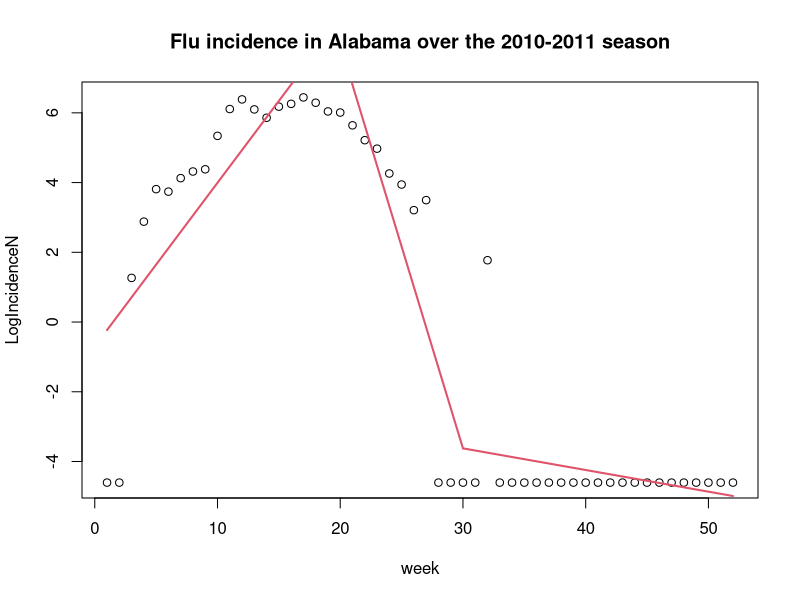
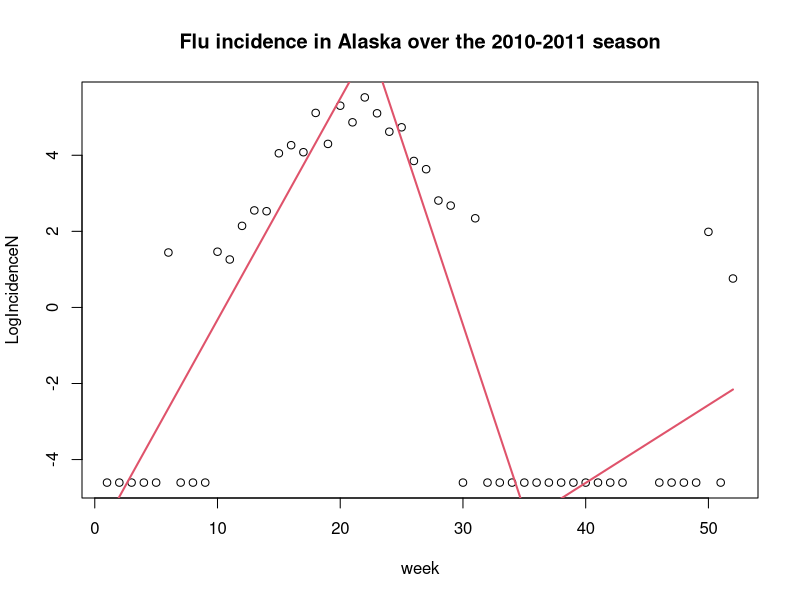
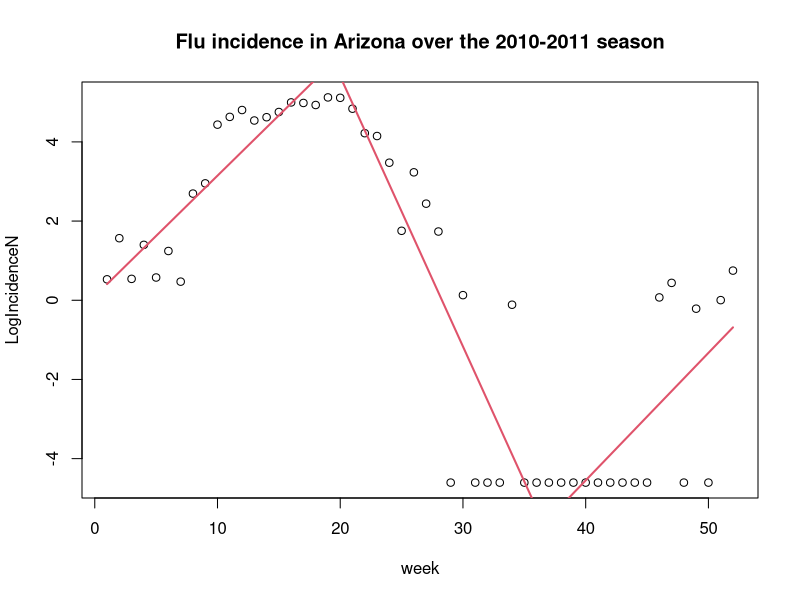
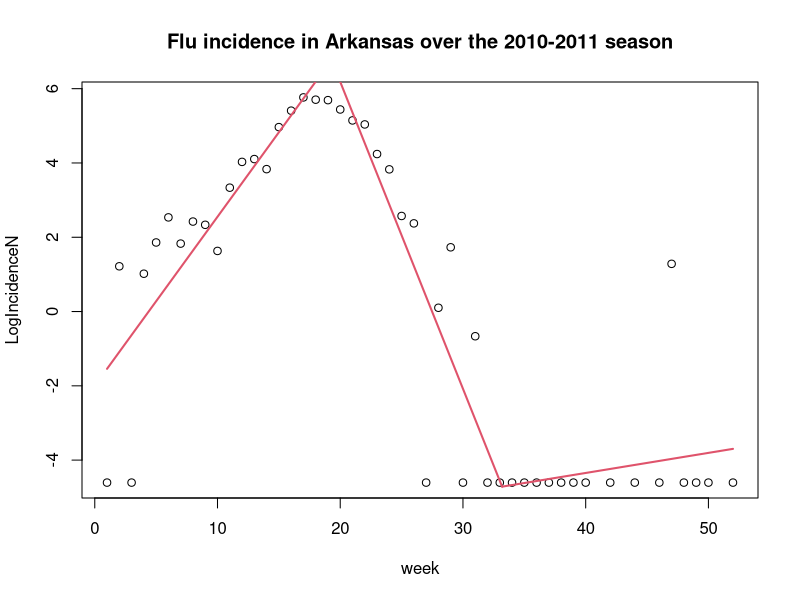
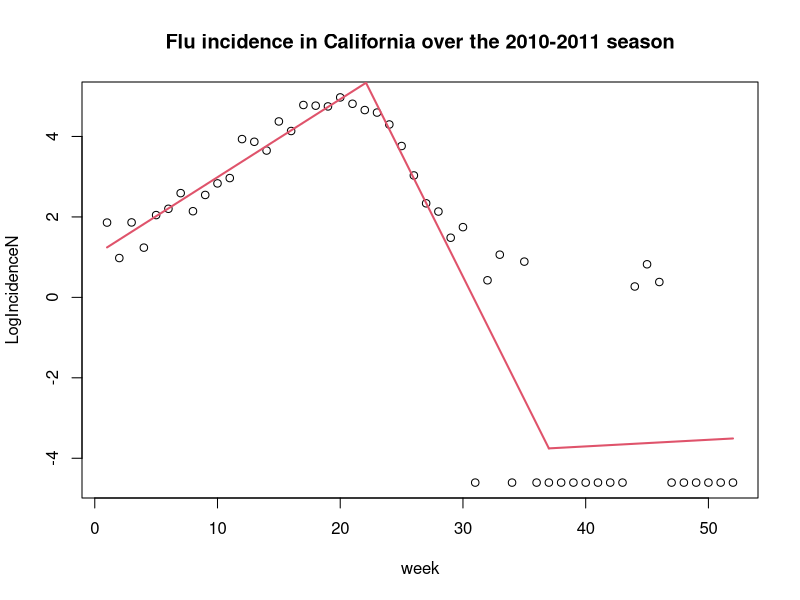
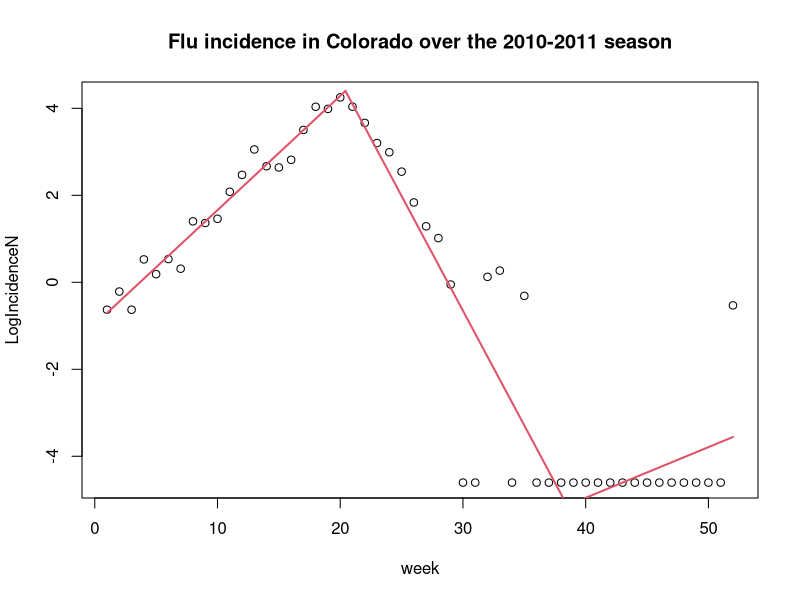
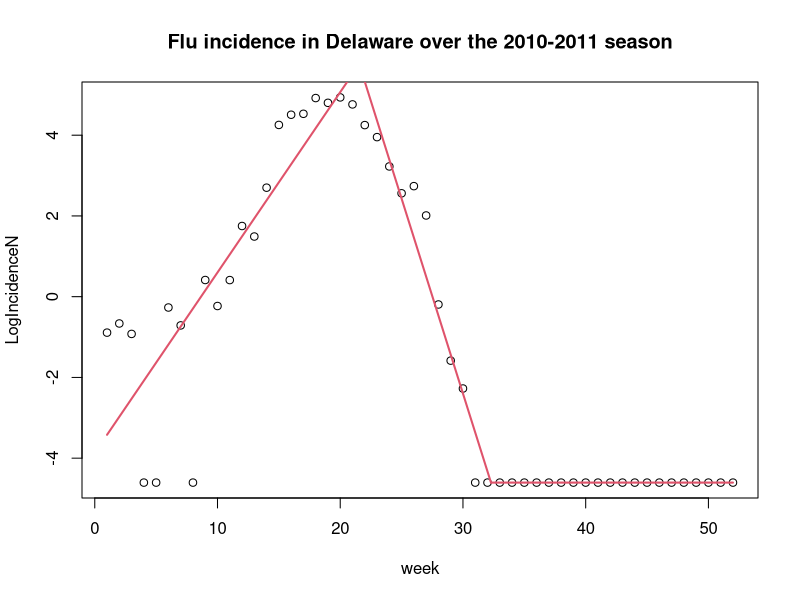
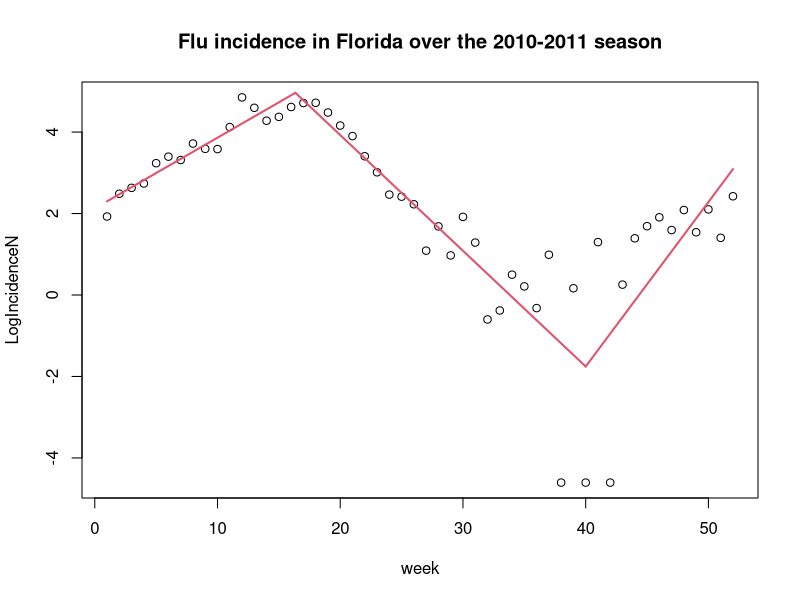

Recreate these plots in R, in order.
# Fitting a piecewise linear function to flu incidence by state and extracting breakpoints
# and slopes

library(segmented)

# percent visits due to ILI
ILI <- read.csv("ILINetByState.csv", header=TRUE, skip = 1) 
# percent of flu tests positive post 2015
PercentPos1 <- read.csv("PercentPosByState(post2016).csv", header=TRUE, skip = 1) 
# percent of flu tests positive pre 2015
PercentPos2 <- read.csv("PercentPosByState(pre2016).csv", header=TRUE, skip = 1) 
# 2010 population data
PopData2010 <- read.csv("2010PopData.csv", header=TRUE)

states <- unique(PercentPos1$REGION)
S = length(states)

# Note: we will call the 2014-2015 season the 2014 season, etc. 
# That is, the n season lasts from week 40 in year n to week 39 in year n+1

# start and end years
StartYear = 2010
EndYear = 2019
N = EndYear-StartYear+1
# data frame to hold peak weeks, end weeks, slopes, etc.
data <- data.frame(Year = rep(0, N*S),
                   State = rep(states, N),
                   PeakWeek = rep(0, N*S),
                   EndWeek = rep(0, N*S),
                   UpSlope = rep(0, N*S),
                   DownSlope = rep(0, N*S),
                   FlatSlope = rep(0, N*S),
                   StartVal = rep(0, N*S),
                   PeakVal = rep(0, N*S),
                   EndVal = rep(0, N*S),
                   PopDensity = rep(0, N*S),
                   Under18 = rep(0, N*S))

names(PopData2010)[names(PopData2010) == 'District.of.Columbia..Total..Estimate'] <- 'District of Columbia..Total..Estimate'
names(PopData2010)[names(PopData2010) == 'New.Hampshire..Total..Estimate'] <- 'New Hampshire..Total..Estimate'
names(PopData2010)[names(PopData2010) == 'New.Jersey..Total..Estimate'] <- 'New Jersey..Total..Estimate'
names(PopData2010)[names(PopData2010) == 'New.Mexico..Total..Estimate'] <- 'New Mexico..Total..Estimate'
names(PopData2010)[names(PopData2010) == 'New.York..Total..Estimate'] <- 'New York..Total..Estimate'
names(PopData2010)[names(PopData2010) == 'North.Carolina..Total..Estimate'] <- 'North Carolina..Total..Estimate'
names(PopData2010)[names(PopData2010) == 'North.Dakota..Total..Estimate'] <- 'North Dakota..Total..Estimate'
names(PopData2010)[names(PopData2010) == 'Rhode.Island..Total..Estimate'] <- 'Rhode Island..Total..Estimate'
names(PopData2010)[names(PopData2010) == 'South.Carolina..Total..Estimate'] <- 'South Carolina..Total..Estimate'
names(PopData2010)[names(PopData2010) == 'South.Dakota..Total..Estimate'] <- 'South Dakota..Total..Estimate'
names(PopData2010)[names(PopData2010) == 'West.Virginia..Total..Estimate'] <- 'West Virginia..Total..Estimate'
names(PopData2010)[names(PopData2010) == 'Puerto.Rico..Total..Estimate'] <- 'Puerto Rico..Total..Estimate'
names(PopData2010)[names(PopData2010) == 'United.States.Virgin.Islands..Total..Estimate'] <- 'Virgin Islands..Total..Estimate'

# fit and plot data by year and state
for (n in StartYear:EndYear) {
  for (s in 1:(S)) {
    data$Year[(S)*(n-StartYear)+s] = n
    ILIn <- ILI[((ILI$YEAR==n & ILI$WEEK>=40) | (ILI$YEAR==n+1 & ILI$WEEK<40)) & ILI$REGION==states[s],]
    if (n<2015) {
      PercentPosn <- PercentPos2[((PercentPos2$YEAR==n & PercentPos2$WEEK>=40) | (PercentPos2$YEAR==n+1 & PercentPos2$WEEK<40)) & PercentPos2$REGION==states[s],]
    }
    else{
      PercentPosn <- PercentPos1[((PercentPos1$YEAR==n & PercentPos1$WEEK>=40) | (PercentPos1$YEAR==n+1 & PercentPos1$WEEK<40)) & PercentPos1$REGION==states[s],]
    }
    # skip if more than 5 missing data points?!?!? or more that 40 weeks of zeros??
    if(sum(PercentPosn$PERCENT.POSITIVE=="X")>5 | sum(PercentPosn$PERCENT.POSITIVE==0)>40) {
      data$PeakWeek[(S)*(n-StartYear)+s]=NA
      data$EndWeek[(S)*(n-StartYear)+s]=NA
      data$UpSlope[(S)*(n-StartYear)+s]=NA
      data$DownSlope[(S)*(n-StartYear)+s]=NA
      data$FlatSlope[(S)*(n-StartYear)+s]=NA
      data$StartVal[(S)*(n-StartYear)+s]=NA
      data$PeakVal[(S)*(n-StartYear)+s]=NA
      data$EndVal[(S)*(n-StartYear)+s]=NA
    }
    
    else{
      IncidenceN <- as.numeric(ILIn$X.UNWEIGHTED.ILI)*as.numeric(PercentPosn$PERCENT.POSITIVE)
      LogIncidenceN <- log(IncidenceN+0.01)
      week <- 1:nrow(ILIn)
      
      # delete -Inf's and NA's (bad if too many?!?!?)
      NAIndicies <- c()
      InfIndicies <- c()
      for (w in week){
        if (is.na(LogIncidenceN[w])) {NAIndicies <- c(NAIndicies,w)}
        else if (LogIncidenceN[w]==-Inf) {InfIndicies <- c(InfIndicies,w)}
      }
      
      if (!is.null(NAIndicies) & !is.null(InfIndicies)) {
        week <- week[-c(NAIndicies,InfIndicies)]
        LogIncidenceN <- LogIncidenceN[-c(NAIndicies,InfIndicies)]
      }
      else if (!is.null(NAIndicies)) {
        week <- week[-NAIndicies]
        LogIncidenceN <- LogIncidenceN[-NAIndicies]
      }
      else if (!is.null(InfIndicies)) {
        week <- week[-InfIndicies]
        LogIncidenceN <- LogIncidenceN[-InfIndicies]
      }
      
      # first fit regular linear regression
      lmfitN <- lm(LogIncidenceN~week)
      
      #fit piecewise regression model to original model
      segmented.fitN <- segmented(lmfitN, seg.Z = ~week, npsi=2, control=seg.control(quant=TRUE))
      
      #keep track of breakpoints (peak/end week), slopes
      sum <- summary.segmented(segmented.fitN)
      data$PeakWeek[(S)*(n-StartYear)+s] <- sum$psi[1,2]
      data$EndWeek[(S)*(n-StartYear)+s] <- sum$psi[2,2]
      data$UpSlope[(S)*(n-StartYear)+s] <- sum$coefficients[2,1]
      data$DownSlope[(S)*(n-StartYear)+s] <- sum$coefficients[2,1]+sum$coefficients[3,1]
      data$FlatSlope[(S)*(n-StartYear)+s] <- sum$coefficients[2,1]+sum$coefficients[3,1]+sum$coefficients[4,1]
      data$StartVal[(S)*(n-StartYear)+s] <- sum$coefficients[1,1]
      
      #calculate peak/end value
      data$PeakVal[(S)*(n-StartYear)+s] <- data$StartVal[(S)*(n-StartYear)+s]+data$UpSlope[(S)*(n-StartYear)+s]*data$PeakWeek[(S)*(n-StartYear)+s]
      data$EndVal[(S)*(n-StartYear)+s] <- data$PeakVal[(S)*(n-StartYear)+s]+data$DownSlope[(S)*(n-StartYear)+s]*(data$EndWeek[(S)*(n-StartYear)+s]-data$PeakWeek[(S)*(n-StartYear)+s])
      
      #plot original data
      plot(week, LogIncidenceN, main = sprintf("Flu incidence in %s over the %i-%i season", states[s], n,n+1))
      
      #add segmented regression model
      plot(segmented.fitN, add=T)
    }
  }
}
